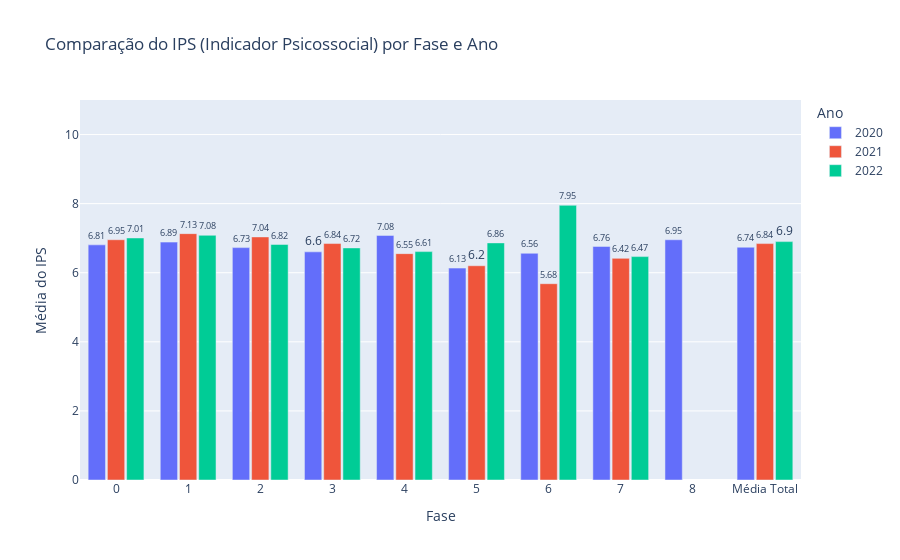

The notebook cell this image was saved under:
### Markdown cell above
### **IPS (Indicador Psicossocial)**

### Code cell
#IPS (Indicador Psicossocial)

# Garantir que a coluna 'FASE' seja tratada como string (categoria)
comparacao_fase['FASE'] = comparacao_fase['FASE'].astype(str)

# Criar uma nova coluna com os valores formatados para os rótulos
comparacao_fase['IPS_Texto'] = comparacao_fase['IPS'].round(2).astype(str)

# Gráfico de barras agrupadas
fig = px.bar(
    comparacao_fase,
    x='FASE',  # Eixo X: Fases (tratadas como categorias)
    y='IPS',   # Eixo Y: Valor médio do IAA
    color='ANO',  # Cores diferentes para cada ano
    barmode='group',  # Barras agrupadas por ano
    title='Comparação do IPS (Indicador Psicossocial) por Fase e Ano',
    text='IPS_Texto'  # Usar a coluna formatada como texto nas barras
)

# Ajustar o layout para melhorar a visualização
fig.update_layout(
    xaxis_title='Fase',
    yaxis_title='Média do IPS',
    yaxis={'range': [0, 11]},  # Definir o limite do eixo Y de 0 a 12
    xaxis={'type': 'category', 'categoryorder': 'category ascending'},  # Forçar o eixo X a ser tratado como categoria e ordenar as fases
    bargap=0.2,  # Espaçamento entre as barras de diferentes fases
    bargroupgap=0.1,  # Espaçamento entre as barras do mesmo grupo (ano)
    legend_title_text='Ano',  # Título da legenda
    showlegend=True  # Garantir que a legenda seja exibida
)

# Ajustar a formatação da legenda (garantir que os anos apareçam corretamente)
fig.update_traces(
    textposition='outside'  # Posicionar os rótulos das barras fora delass
)

# Exibir o gráfico
fig.show()

### Figure 1 — Plotly figure (JSON) as saved in the notebook; plotly's stock layout.template omitted (floating-point values rounded to 4 significant figures)
{"data": [{"alignmentgroup": "True", "hovertemplate": "ANO=2020<br>FASE=%{x}<br>IPS=%{y}<br>IPS_Texto=%{text}<extra></extra>", "legendgroup": "2020", "marker": {"color": "#636efa", "pattern": {"shape": ""}}, "name": "2020", "offsetgroup": "2020", "orientation": "v", "showlegend": true, "text": ["6.81", "6.89", "6.73", "6.6", "7.08", "6.13", "6.56", "6.76", "6.95", "6.74"], "textposition": "outside", "type": "bar", "x": ["0", "1", "2", "3", "4", "5", "6", "7", "8", "Média Total"], "xaxis": "x", "y": [6.806, 6.886, 6.727, 6.604, 7.08, 6.135, 6.563, 6.762, 6.954, 6.738], "yaxis": "y"}, {"alignmentgroup": "True", "hovertemplate": "ANO=2021<br>FASE=%{x}<br>IPS=%{y}<br>IPS_Texto=%{text}<extra></extra>", "legendgroup": "2021", "marker": {"color": "#EF553B", "pattern": {"shape": ""}}, "name": "2021", "offsetgroup": "2021", "orientation": "v", "showlegend": true, "text": ["6.95", "7.13", "7.04", "6.84", "6.55", "6.2", "5.68", "6.42", "6.84"], "textposition": "outside", "type": "bar", "x": ["0", "1", "2", "3", "4", "5", "6", "7", "Média Total"], "xaxis": "x", "y": [6.955, 7.132, 7.036, 6.844, 6.553, 6.202, 5.683, 6.416, 6.844], "yaxis": "y"}, {"alignmentgroup": "True", "hovertemplate": "ANO=2022<br>FASE=%{x}<br>IPS=%{y}<br>IPS_Texto=%{text}<extra></extra>", "legendgroup": "2022", "marker": {"color": "#00cc96", "pattern": {"shape": ""}}, "name": "2022", "offsetgroup": "2022", "orientation": "v", "showlegend": true, "text": ["7.01", "7.08", "6.82", "6.72", "6.61", "6.86", "7.95", "6.47", "6.9"], "textposition": "outside", "type": "bar", "x": ["0", "1", "2", "3", "4", "5", "6", "7", "Média Total"], "xaxis": "x", "y": [7.006, 7.083, 6.818, 6.719, 6.611, 6.864, 7.952, 6.467, 6.901], "yaxis": "y"}], "layout": {"bargap": 0.2, "bargroupgap": 0.1, "barmode": "group", "legend": {"title": {"text": "Ano"}, "tracegroupgap": 0}, "showlegend": true, "title": {"text": "Comparação do IPS (Indicador Psicossocial) por Fase e Ano"}, "xaxis": {"anchor": "y", "categoryorder": "category ascending", "domain": [0, 1], "title": {"text": "Fase"}, "type": "category"}, "yaxis": {"anchor": "x", "domain": [0, 1], "range": [0, 11], "title": {"text": "Média do IPS"}}}}
